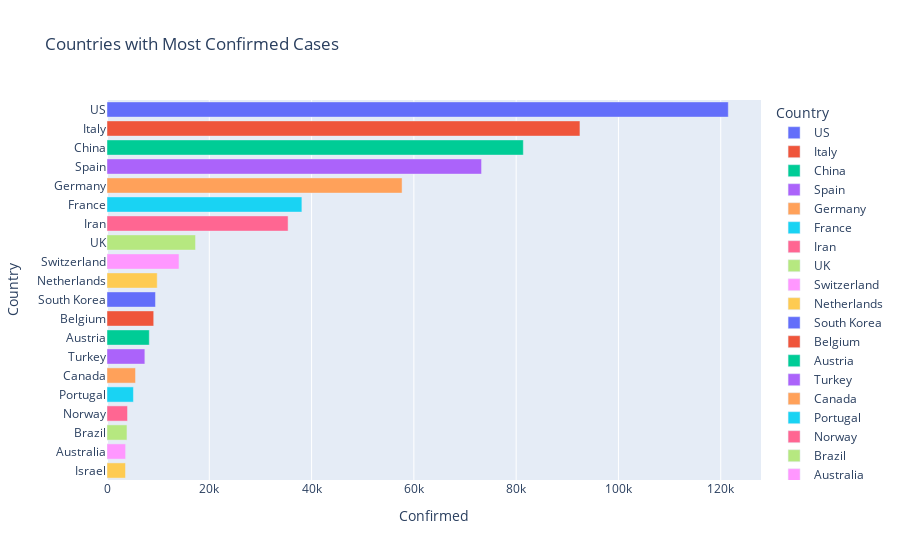
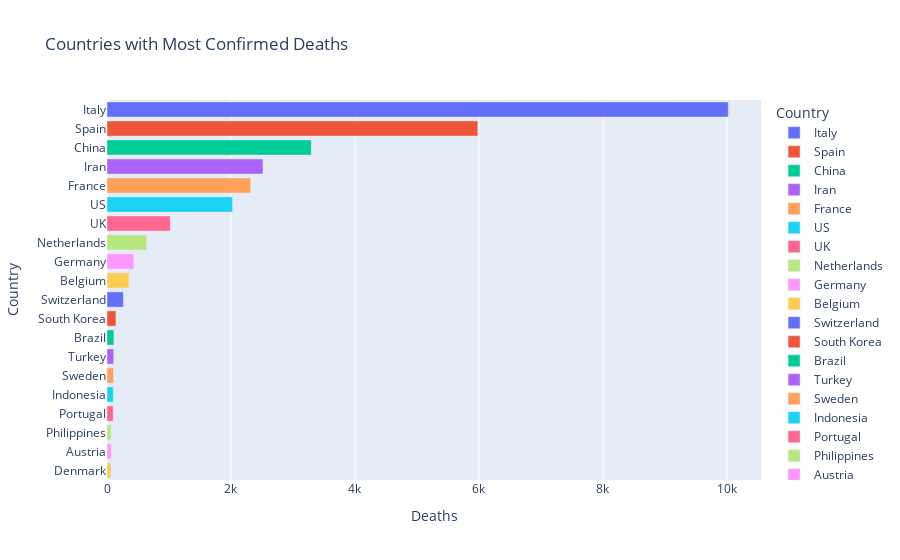

The notebook cell saved with these charts, in order:
### Code cell
grp_by_country.sort_values(by='Confirmed', ascending=False, inplace=True)
bar_graph = px.bar(grp_by_country[:20], 
                   x= 'Confirmed', y = 'Country', title= 'Countries with Most Confirmed Cases', 
                   orientation = 'h', color = 'Country'
                  )
bar_graph.show()

color1 = ['red']
bar_graph = px.bar(grp_by_country.sort_values('Deaths', ascending=False)[:20], 
                   x= 'Deaths', y = 'Country', title= 'Countries with Most Confirmed Deaths', 
                   orientation = 'h', color = 'Country'
                  )
bar_graph.show()

### Figure 1 — Plotly figure (JSON) as saved in the notebook; plotly's stock layout.template omitted (floating-point values rounded to 4 significant figures)
{"data": [{"alignmentgroup": "True", "hoverlabel": {"namelength": 0}, "hovertemplate": "Country=%{y}<br>Confirmed=%{x}", "legendgroup": "US", "marker": {"color": "#636efa"}, "name": "US", "offsetgroup": "US", "orientation": "h", "showlegend": true, "textposition": "auto", "type": "bar", "x": [121478], "xaxis": "x", "y": ["US"], "yaxis": "y"}, {"alignmentgroup": "True", "hoverlabel": {"namelength": 0}, "hovertemplate": "Country=%{y}<br>Confirmed=%{x}", "legendgroup": "Italy", "marker": {"color": "#EF553B"}, "name": "Italy", "offsetgroup": "Italy", "orientation": "h", "showlegend": true, "textposition": "auto", "type": "bar", "x": [92472], "xaxis": "x", "y": ["Italy"], "yaxis": "y"}, {"alignmentgroup": "True", "hoverlabel": {"namelength": 0}, "hovertemplate": "Country=%{y}<br>Confirmed=%{x}", "legendgroup": "China", "marker": {"color": "#00cc96"}, "name": "China", "offsetgroup": "China", "orientation": "h", "showlegend": true, "textposition": "auto", "type": "bar", "x": [81401], "xaxis": "x", "y": ["China"], "yaxis": "y"}, {"alignmentgroup": "True", "hoverlabel": {"namelength": 0}, "hovertemplate": "Country=%{y}<br>Confirmed=%{x}", "legendgroup": "Spain", "marker": {"color": "#ab63fa"}, "name": "Spain", "offsetgroup": "Spain", "orientation": "h", "showlegend": true, "textposition": "auto", "type": "bar", "x": [73235], "xaxis": "x", "y": ["Spain"], "yaxis": "y"}, {"alignmentgroup": "True", "hoverlabel": {"namelength": 0}, "hovertemplate": "Country=%{y}<br>Confirmed=%{x}", "legendgroup": "Germany", "marker": {"color": "#FFA15A"}, "name": "Germany", "offsetgroup": "Germany", "orientation": "h", "showlegend": true, "textposition": "auto", "type": "bar", "x": [57695], "xaxis": "x", "y": ["Germany"], "yaxis": "y"}, {"alignmentgroup": "True", "hoverlabel": {"namelength": 0}, "hovertemplate": "Country=%{y}<br>Confirmed=%{x}", "legendgroup": "France", "marker": {"color": "#19d3f3"}, "name": "France", "offsetgroup": "France", "orientation": "h", "showlegend": true, "textposition": "auto", "type": "bar", "x": [38105], "xaxis": "x", "y": ["France"], "yaxis": "y"}, {"alignmentgroup": "True", "hoverlabel": {"namelength": 0}, "hovertemplate": "Country=%{y}<br>Confirmed=%{x}", "legendgroup": "Iran", "marker": {"color": "#FF6692"}, "name": "Iran", "offsetgroup": "Iran", "orientation": "h", "showlegend": true, "textposition": "auto", "type": "bar", "x": [35408], "xaxis": "x", "y": ["Iran"], "yaxis": "y"}, {"alignmentgroup": "True", "hoverlabel": {"namelength": 0}, "hovertemplate": "Country=%{y}<br>Confirmed=%{x}", "legendgroup": "UK", "marker": {"color": "#B6E880"}, "name": "UK", "offsetgroup": "UK", "orientation": "h", "showlegend": true, "textposition": "auto", "type": "bar", "x": [17312], "xaxis": "x", "y": ["UK"], "yaxis": "y"}, {"alignmentgroup": "True", "hoverlabel": {"namelength": 0}, "hovertemplate": "Country=%{y}<br>Confirmed=%{x}", "legendgroup": "Switzerland", "marker": {"color": "#FF97FF"}, "name": "Switzerland", "offsetgroup": "Switzerland", "orientation": "h", "showlegend": true, "textposition": "auto", "type": "bar", "x": [14076], "xaxis": "x", "y": ["Switzerland"], "yaxis": "y"}, {"alignmentgroup": "True", "hoverlabel": {"namelength": 0}, "hovertemplate": "Country=%{y}<br>Confirmed=%{x}", "legendgroup": "Netherlands", "marker": {"color": "#FECB52"}, "name": "Netherlands", "offsetgroup": "Netherlands", "orientation": "h", "showlegend": true, "textposition": "auto", "type": "bar", "x": [9819], "xaxis": "x", "y": ["Netherlands"], "yaxis": "y"}, {"alignmentgroup": "True", "hoverlabel": {"namelength": 0}, "hovertemplate": "Country=%{y}<br>Confirmed=%{x}", "legendgroup": "South Korea", "marker": {"color": "#636efa"}, "name": "South Korea", "offsetgroup": "South Korea", "orientation": "h", "showlegend": true, "textposition": "auto", "type": "bar", "x": [9478], "xaxis": "x", "y": ["South Korea"], "yaxis": "y"}, {"alignmentgroup": "True", "hoverlabel": {"namelength": 0}, "hovertemplate": "Country=%{y}<br>Confirmed=%{x}", "legendgroup": "Belgium", "marker": {"color": "#EF553B"}, "name": "Belgium", "offsetgroup": "Belgium", "orientation": "h", "showlegend": true, "textposition": "auto", "type": "bar", "x": [9134], "xaxis": "x", "y": ["Belgium"], "yaxis": "y"}, {"alignmentgroup": "True", "hoverlabel": {"namelength": 0}, "hovertemplate": "Country=%{y}<br>Confirmed=%{x}", "legendgroup": "Austria", "marker": {"color": "#00cc96"}, "name": "Austria", "offsetgroup": "Austria", "orientation": "h", "showlegend": true, "textposition": "auto", "type": "bar", "x": [8271], "xaxis": "x", "y": ["Austria"], "yaxis": "y"}, {"alignmentgroup": "True", "hoverlabel": {"namelength": 0}, "hovertemplate": "Country=%{y}<br>Confirmed=%{x}", "legendgroup": "Turkey", "marker": {"color": "#ab63fa"}, "name": "Turkey", "offsetgroup": "Turkey", "orientation": "h", "showlegend": true, "textposition": "auto", "type": "bar", "x": [7402], "xaxis": "x", "y": ["Turkey"], "yaxis": "y"}, {"alignmentgroup": "True", "hoverlabel": {"namelength": 0}, "hovertemplate": "Country=%{y}<br>Confirmed=%{x}", "legendgroup": "Canada", "marker": {"color": "#FFA15A"}, "name": "Canada", "offsetgroup": "Canada", "orientation": "h", "showlegend": true, "textposition": "auto", "type": "bar", "x": [5576], "xaxis": "x", "y": ["Canada"], "yaxis": "y"}, {"alignmentgroup": "True", "hoverlabel": {"namelength": 0}, "hovertemplate": "Country=%{y}<br>Confirmed=%{x}", "legendgroup": "Portugal", "marker": {"color": "#19d3f3"}, "name": "Portugal", "offsetgroup": "Portugal", "orientation": "h", "showlegend": true, "textposition": "auto", "type": "bar", "x": [5170], "xaxis": "x", "y": ["Portugal"], "yaxis": "y"}, {"alignmentgroup": "True", "hoverlabel": {"namelength": 0}, "hovertemplate": "Country=%{y}<br>Confirmed=%{x}", "legendgroup": "Norway", "marker": {"color": "#FF6692"}, "name": "Norway", "offsetgroup": "Norway", "orientation": "h", "showlegend": true, "textposition": "auto", "type": "bar", "x": [4015], "xaxis": "x", "y": ["Norway"], "yaxis": "y"}, {"alignmentgroup": "True", "hoverlabel": {"namelength": 0}, "hovertemplate": "Country=%{y}<br>Confirmed=%{x}", "legendgroup": "Brazil", "marker": {"color": "#B6E880"}, "name": "Brazil", "offsetgroup": "Brazil", "orientation": "h", "showlegend": true, "textposition": "auto", "type": "bar", "x": [3904], "xaxis": "x", "y": ["Brazil"], "yaxis": "y"}, {"alignmentgroup": "True", "hoverlabel": {"namelength": 0}, "hovertemplate": "Country=%{y}<br>Confirmed=%{x}", "legendgroup": "Australia", "marker": {"color": "#FF97FF"}, "name": "Australia", "offsetgroup": "Australia", "orientation": "h", "showlegend": true, "textposition": "auto", "type": "bar", "x": [3640], "xaxis": "x", "y": ["Australia"], "yaxis": "y"}, {"alignmentgroup": "True", "hoverlabel": {"namelength": 0}, "hovertemplate": "Country=%{y}<br>Confirmed=%{x}", "legendgroup": "Israel", "marker": {"color": "#FECB52"}, "name": "Israel", "offsetgroup": "Israel", "orientation": "h", "showlegend": true, "textposition": "auto", "type": "bar", "x": [3619], "xaxis": "x", "y": ["Israel"], "yaxis": "y"}], "layout": {"barmode": "relative", "legend": {"title": {"text": "Country"}, "tracegroupgap": 0}, "title": {"text": "Countries with Most Confirmed Cases"}, "xaxis": {"anchor": "y", "domain": [0, 1], "title": {"text": "Confirmed"}}, "yaxis": {"anchor": "x", "categoryarray": ["Israel", "Australia", "Brazil", "Norway", "Portugal", "Canada", "Turkey", "Austria", "Belgium", "South Korea", "Netherlands", "Switzerland", "UK", "Iran", "France", "Germany", "Spain", "China", "Italy", "US"], "categoryorder": "array", "domain": [0, 1], "title": {"text": "Country"}}}}

### Figure 2 — Plotly figure (JSON) as saved in the notebook; plotly's stock layout.template omitted (floating-point values rounded to 4 significant figures)
{"data": [{"alignmentgroup": "True", "hoverlabel": {"namelength": 0}, "hovertemplate": "Country=%{y}<br>Deaths=%{x}", "legendgroup": "Italy", "marker": {"color": "#636efa"}, "name": "Italy", "offsetgroup": "Italy", "orientation": "h", "showlegend": true, "textposition": "auto", "type": "bar", "x": [10023], "xaxis": "x", "y": ["Italy"], "yaxis": "y"}, {"alignmentgroup": "True", "hoverlabel": {"namelength": 0}, "hovertemplate": "Country=%{y}<br>Deaths=%{x}", "legendgroup": "Spain", "marker": {"color": "#EF553B"}, "name": "Spain", "offsetgroup": "Spain", "orientation": "h", "showlegend": true, "textposition": "auto", "type": "bar", "x": [5982], "xaxis": "x", "y": ["Spain"], "yaxis": "y"}, {"alignmentgroup": "True", "hoverlabel": {"namelength": 0}, "hovertemplate": "Country=%{y}<br>Deaths=%{x}", "legendgroup": "China", "marker": {"color": "#00cc96"}, "name": "China", "offsetgroup": "China", "orientation": "h", "showlegend": true, "textposition": "auto", "type": "bar", "x": [3295], "xaxis": "x", "y": ["China"], "yaxis": "y"}, {"alignmentgroup": "True", "hoverlabel": {"namelength": 0}, "hovertemplate": "Country=%{y}<br>Deaths=%{x}", "legendgroup": "Iran", "marker": {"color": "#ab63fa"}, "name": "Iran", "offsetgroup": "Iran", "orientation": "h", "showlegend": true, "textposition": "auto", "type": "bar", "x": [2517], "xaxis": "x", "y": ["Iran"], "yaxis": "y"}, {"alignmentgroup": "True", "hoverlabel": {"namelength": 0}, "hovertemplate": "Country=%{y}<br>Deaths=%{x}", "legendgroup": "France", "marker": {"color": "#FFA15A"}, "name": "France", "offsetgroup": "France", "orientation": "h", "showlegend": true, "textposition": "auto", "type": "bar", "x": [2317], "xaxis": "x", "y": ["France"], "yaxis": "y"}, {"alignmentgroup": "True", "hoverlabel": {"namelength": 0}, "hovertemplate": "Country=%{y}<br>Deaths=%{x}", "legendgroup": "US", "marker": {"color": "#19d3f3"}, "name": "US", "offsetgroup": "US", "orientation": "h", "showlegend": true, "textposition": "auto", "type": "bar", "x": [2026], "xaxis": "x", "y": ["US"], "yaxis": "y"}, {"alignmentgroup": "True", "hoverlabel": {"namelength": 0}, "hovertemplate": "Country=%{y}<br>Deaths=%{x}", "legendgroup": "UK", "marker": {"color": "#FF6692"}, "name": "UK", "offsetgroup": "UK", "orientation": "h", "showlegend": true, "textposition": "auto", "type": "bar", "x": [1021], "xaxis": "x", "y": ["UK"], "yaxis": "y"}, {"alignmentgroup": "True", "hoverlabel": {"namelength": 0}, "hovertemplate": "Country=%{y}<br>Deaths=%{x}", "legendgroup": "Netherlands", "marker": {"color": "#B6E880"}, "name": "Netherlands", "offsetgroup": "Netherlands", "orientation": "h", "showlegend": true, "textposition": "auto", "type": "bar", "x": [640], "xaxis": "x", "y": ["Netherlands"], "yaxis": "y"}, {"alignmentgroup": "True", "hoverlabel": {"namelength": 0}, "hovertemplate": "Country=%{y}<br>Deaths=%{x}", "legendgroup": "Germany", "marker": {"color": "#FF97FF"}, "name": "Germany", "offsetgroup": "Germany", "orientation": "h", "showlegend": true, "textposition": "auto", "type": "bar", "x": [433], "xaxis": "x", "y": ["Germany"], "yaxis": "y"}, {"alignmentgroup": "True", "hoverlabel": {"namelength": 0}, "hovertemplate": "Country=%{y}<br>Deaths=%{x}", "legendgroup": "Belgium", "marker": {"color": "#FECB52"}, "name": "Belgium", "offsetgroup": "Belgium", "orientation": "h", "showlegend": true, "textposition": "auto", "type": "bar", "x": [353], "xaxis": "x", "y": ["Belgium"], "yaxis": "y"}, {"alignmentgroup": "True", "hoverlabel": {"namelength": 0}, "hovertemplate": "Country=%{y}<br>Deaths=%{x}", "legendgroup": "Switzerland", "marker": {"color": "#636efa"}, "name": "Switzerland", "offsetgroup": "Switzerland", "orientation": "h", "showlegend": true, "textposition": "auto", "type": "bar", "x": [264], "xaxis": "x", "y": ["Switzerland"], "yaxis": "y"}, {"alignmentgroup": "True", "hoverlabel": {"namelength": 0}, "hovertemplate": "Country=%{y}<br>Deaths=%{x}", "legendgroup": "South Korea", "marker": {"color": "#EF553B"}, "name": "South Korea", "offsetgroup": "South Korea", "orientation": "h", "showlegend": true, "textposition": "auto", "type": "bar", "x": [144], "xaxis": "x", "y": ["South Korea"], "yaxis": "y"}, {"alignmentgroup": "True", "hoverlabel": {"namelength": 0}, "hovertemplate": "Country=%{y}<br>Deaths=%{x}", "legendgroup": "Brazil", "marker": {"color": "#00cc96"}, "name": "Brazil", "offsetgroup": "Brazil", "orientation": "h", "showlegend": true, "textposition": "auto", "type": "bar", "x": [111], "xaxis": "x", "y": ["Brazil"], "yaxis": "y"}, {"alignmentgroup": "True", "hoverlabel": {"namelength": 0}, "hovertemplate": "Country=%{y}<br>Deaths=%{x}", "legendgroup": "Turkey", "marker": {"color": "#ab63fa"}, "name": "Turkey", "offsetgroup": "Turkey", "orientation": "h", "showlegend": true, "textposition": "auto", "type": "bar", "x": [108], "xaxis": "x", "y": ["Turkey"], "yaxis": "y"}, {"alignmentgroup": "True", "hoverlabel": {"namelength": 0}, "hovertemplate": "Country=%{y}<br>Deaths=%{x}", "legendgroup": "Sweden", "marker": {"color": "#FFA15A"}, "name": "Sweden", "offsetgroup": "Sweden", "orientation": "h", "showlegend": true, "textposition": "auto", "type": "bar", "x": [105], "xaxis": "x", "y": ["Sweden"], "yaxis": "y"}, {"alignmentgroup": "True", "hoverlabel": {"namelength": 0}, "hovertemplate": "Country=%{y}<br>Deaths=%{x}", "legendgroup": "Indonesia", "marker": {"color": "#19d3f3"}, "name": "Indonesia", "offsetgroup": "Indonesia", "orientation": "h", "showlegend": true, "textposition": "auto", "type": "bar", "x": [102], "xaxis": "x", "y": ["Indonesia"], "yaxis": "y"}, {"alignmentgroup": "True", "hoverlabel": {"namelength": 0}, "hovertemplate": "Country=%{y}<br>Deaths=%{x}", "legendgroup": "Portugal", "marker": {"color": "#FF6692"}, "name": "Portugal", "offsetgroup": "Portugal", "orientation": "h", "showlegend": true, "textposition": "auto", "type": "bar", "x": [100], "xaxis": "x", "y": ["Portugal"], "yaxis": "y"}, {"alignmentgroup": "True", "hoverlabel": {"namelength": 0}, "hovertemplate": "Country=%{y}<br>Deaths=%{x}", "legendgroup": "Philippines", "marker": {"color": "#B6E880"}, "name": "Philippines", "offsetgroup": "Philippines", "orientation": "h", "showlegend": true, "textposition": "auto", "type": "bar", "x": [68], "xaxis": "x", "y": ["Philippines"], "yaxis": "y"}, {"alignmentgroup": "True", "hoverlabel": {"namelength": 0}, "hovertemplate": "Country=%{y}<br>Deaths=%{x}", "legendgroup": "Austria", "marker": {"color": "#FF97FF"}, "name": "Austria", "offsetgroup": "Austria", "orientation": "h", "showlegend": true, "textposition": "auto", "type": "bar", "x": [68], "xaxis": "x", "y": ["Austria"], "yaxis": "y"}, {"alignmentgroup": "True", "hoverlabel": {"namelength": 0}, "hovertemplate": "Country=%{y}<br>Deaths=%{x}", "legendgroup": "Denmark", "marker": {"color": "#FECB52"}, "name": "Denmark", "offsetgroup": "Denmark", "orientation": "h", "showlegend": true, "textposition": "auto", "type": "bar", "x": [65], "xaxis": "x", "y": ["Denmark"], "yaxis": "y"}], "layout": {"barmode": "relative", "legend": {"title": {"text": "Country"}, "tracegroupgap": 0}, "title": {"text": "Countries with Most Confirmed Deaths"}, "xaxis": {"anchor": "y", "domain": [0, 1], "title": {"text": "Deaths"}}, "yaxis": {"anchor": "x", "categoryarray": ["Denmark", "Austria", "Philippines", "Portugal", "Indonesia", "Sweden", "Turkey", "Brazil", "South Korea", "Switzerland", "Belgium", "Germany", "Netherlands", "UK", "US", "France", "Iran", "China", "Spain", "Italy"], "categoryorder": "array", "domain": [0, 1], "title": {"text": "Country"}}}}
